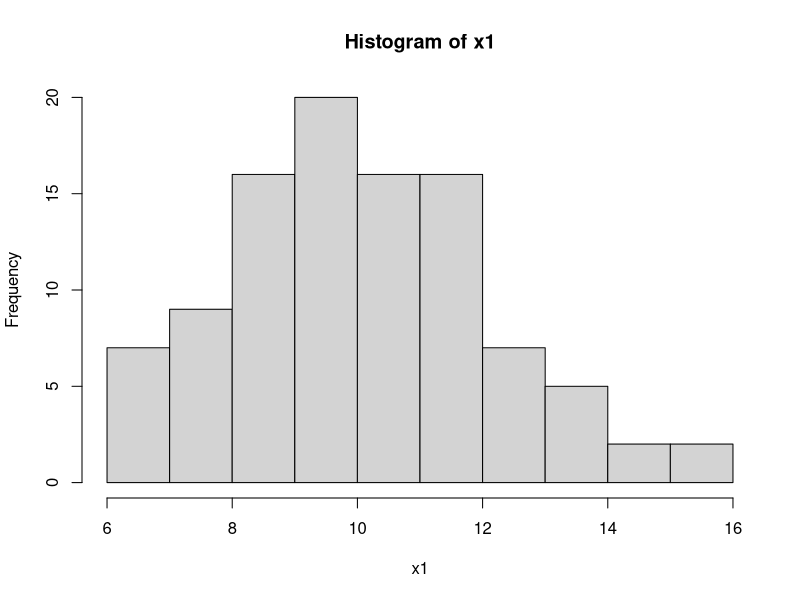
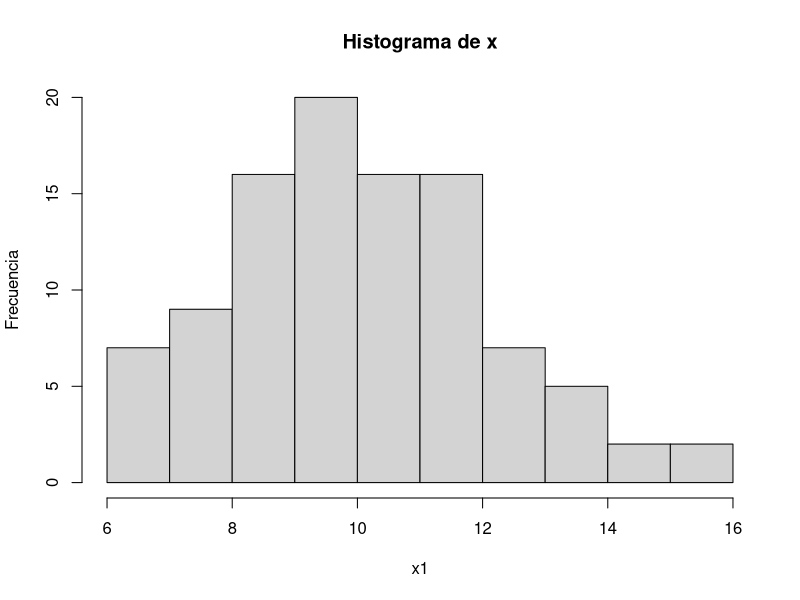
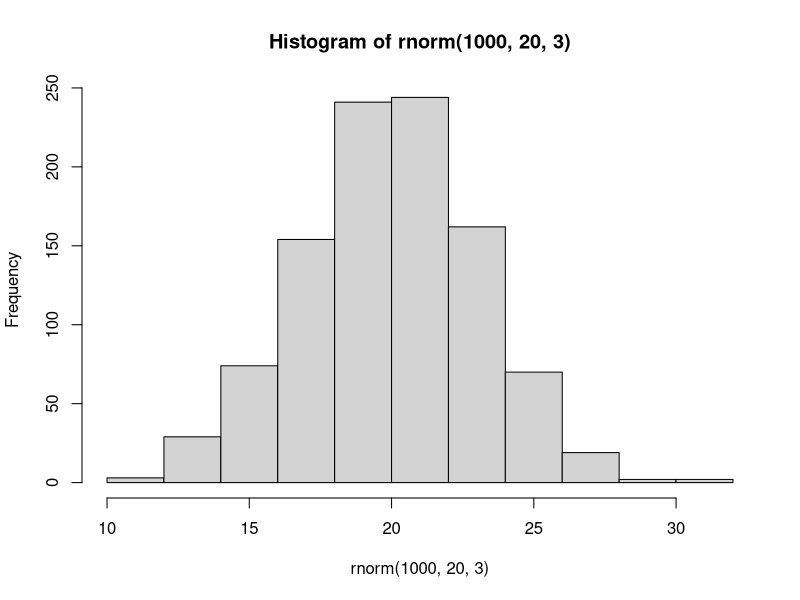
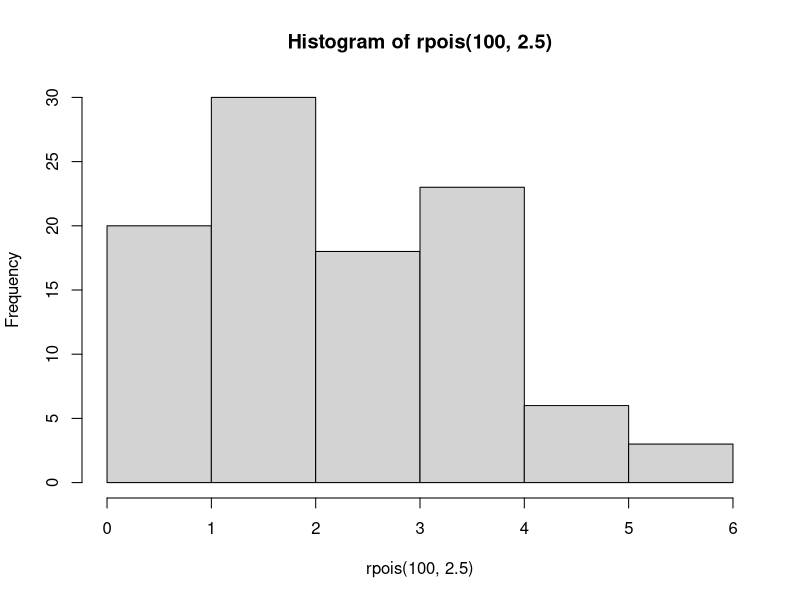
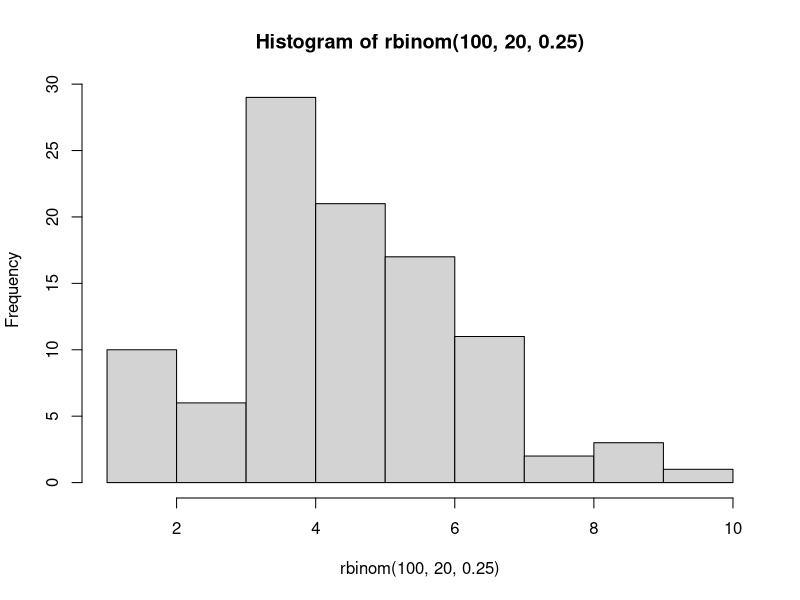
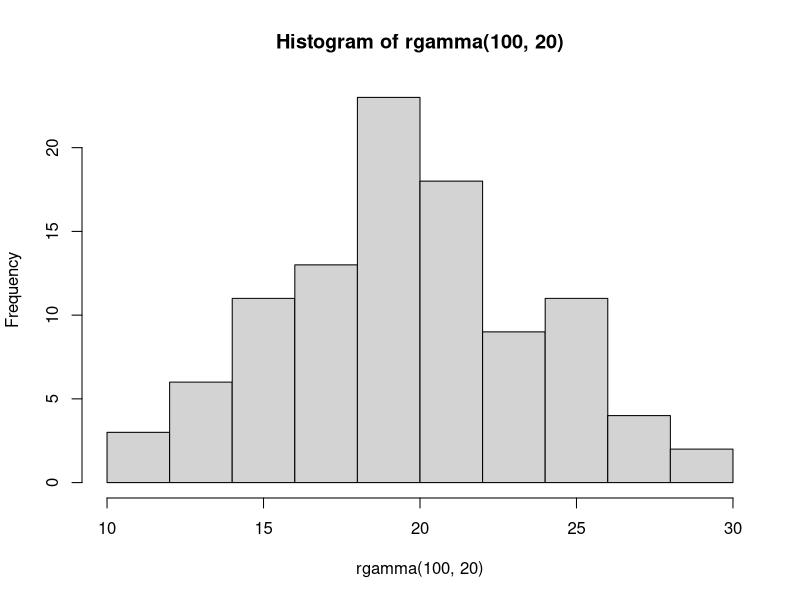
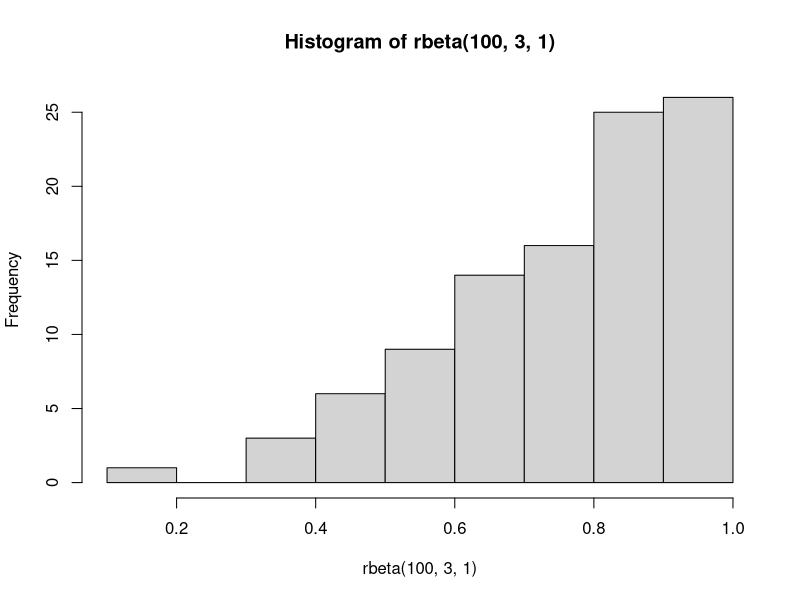
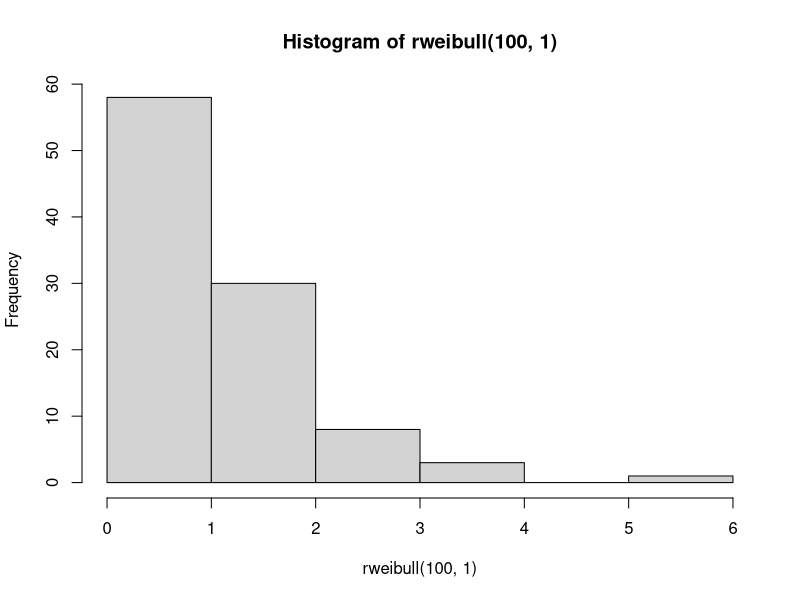

Recreate these plots in R, in order.

setwd("C:/Users/aspr/Desktop/da/R_Examples")
set.seed(2018)
x1<-rnorm(100, 10,2)
y1<-rnorm(100, 5.5)
x2<-rnorm(100, 10,1)
y2<-rnorm(100, 3.5)*x1


#histograma
hist(x1)
hist(x1, main = "Histograma de x", ylab = "Frecuencia")
hist(rnorm(1000, 20, 3))
hist(rpois(100,2.5))
hist(rbinom(100,20,.25))
hist(rgamma(100,20))
hist(rbeta(100,3,1))
hist(rweibull(100,1))
?Distributions

##steam and leaf
stem(x1)

print(x1)
summary(x1)

stem(x2)
hist(x2)


#boxplot
boxplot(x1,main="Boxplot de x1",ylab="x1")

boxplot(x1,x2, names=c("x1", "x2"),
        ylab="Puntos", xlab="Grupos",
        main="Figura 1. GRaficas de caja para la variable x")

#barplot
?barplot
z<-rpois(10,3)
barplot(z)

data()

VADeaths

mp <- barplot(VADeaths) # default
tot <- colMeans(VADeaths)
print(tot)
text(mp, tot + 3, format(tot), xpd = TRUE, col = "blue")
barplot(VADeaths, beside = TRUE,
        col = c("lightblue", "mistyrose", "lightcyan",
                "lavender", "cornsilk"),
        , ylim = c(0, 80))
title(main = "Death Rates in Virginia", font.main = 4)



